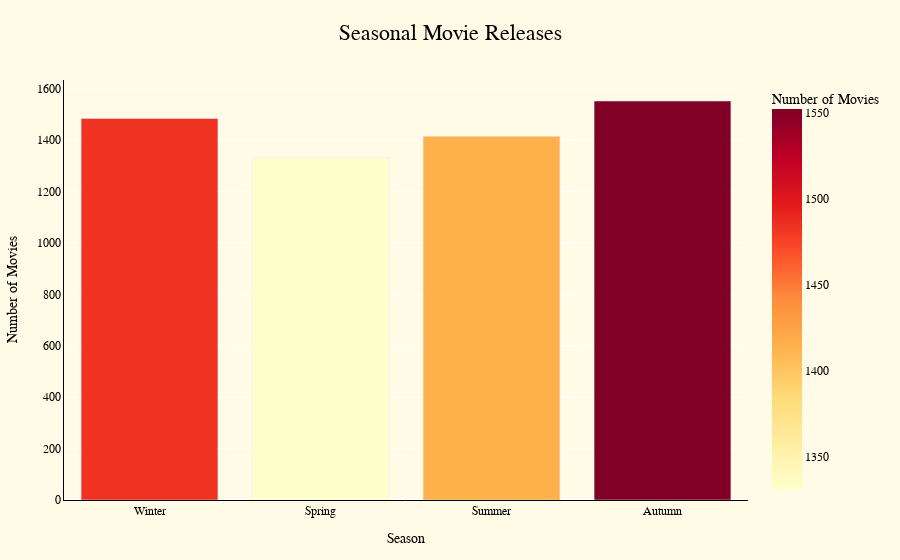

Notebook source saved alongside this figure:
### Markdown cell above
### *Seasonal Movie Release Trends

### Code cell
# Map months to seasons
def assign_season(month):
    if month in [12, 1, 2]:
        return 'Winter'
    elif month in [3, 4, 5]:
        return 'Spring'
    elif month in [6, 7, 8]:
        return 'Summer'
    else:
        return 'Autumn'

# Assign season
budget_df['season'] = budget_df['release_month'].apply(assign_season)

# Group and count
seasonal_releases = (
    budget_df['season']
    .value_counts()
    .reindex(['Winter', 'Spring', 'Summer', 'Autumn'])
    .reset_index()
)
seasonal_releases.columns = ['season', 'movie_count']

# Print distribution
print("Movie Releases by Season:\n")
print(seasonal_releases.to_string(index=False))

# Plot
fig = px.bar(
    data_frame = seasonal_releases,
    x = 'season',
    y = 'movie_count',
    color = 'movie_count',
    color_continuous_scale = 'YlOrRd',
    title = 'Seasonal Movie Releases',
    labels = {'season': 'Season', 'movie_count': 'Number of Movies'}
)

fig.update_layout(
    title = dict(
        text = 'Seasonal Movie Releases',
        x = 0.5,
        xanchor = 'center',
        font = dict(size = 22, family = 'Comic Sans MS', color = 'black')
    ),

    xaxis = dict(
        title = dict(text = 'Season', font = dict(size = 14)),
        showline = True,
        linecolor = 'black'
    ),

    yaxis = dict(
        title = dict(text = 'Number of Movies', font = dict(size = 14)),
        showline = True,
        linecolor = 'black'
    ),

    font = dict(family = 'Comic Sans MS', color = 'black'),
    plot_bgcolor = '#fffbe6',
    paper_bgcolor = '#fffbe6',
    margin = dict(l = 60, r = 40, t = 80, b = 60),
    hovermode = 'x unified'
)

fig.show()

### Figure 1 — Plotly figure (JSON) as saved in the notebook; plotly's stock layout.template omitted (floating-point values rounded to 4 significant figures)
{"data": [{"alignmentgroup": "True", "hovertemplate": "Season=%{x}<br>Number of Movies=%{marker.color}<extra></extra>", "legendgroup": "", "marker": {"color": [1484, 1331, 1415, 1552], "coloraxis": "coloraxis", "pattern": {"shape": ""}}, "name": "", "offsetgroup": "", "orientation": "v", "showlegend": false, "textposition": "auto", "type": "bar", "x": ["Winter", "Spring", "Summer", "Autumn"], "xaxis": "x", "y": [1484, 1331, 1415, 1552], "yaxis": "y"}], "layout": {"barmode": "relative", "coloraxis": {"colorbar": {"title": {"text": "Number of Movies"}}, "colorscale": [[0, "rgb(255,255,204)"], [0.125, "rgb(255,237,160)"], [0.25, "rgb(254,217,118)"], [0.375, "rgb(254,178,76)"], [0.5, "rgb(253,141,60)"], [0.625, "rgb(252,78,42)"], [0.75, "rgb(227,26,28)"], [0.875, "rgb(189,0,38)"], [1, "rgb(128,0,38)"]]}, "font": {"color": "black", "family": "Comic Sans MS"}, "hovermode": "x unified", "legend": {"tracegroupgap": 0}, "margin": {"b": 60, "l": 60, "r": 40, "t": 80}, "paper_bgcolor": "#fffbe6", "plot_bgcolor": "#fffbe6", "title": {"font": {"color": "black", "family": "Comic Sans MS", "size": 22}, "text": "Seasonal Movie Releases", "x": 0.5, "xanchor": "center"}, "xaxis": {"anchor": "y", "domain": [0, 1], "linecolor": "black", "showline": true, "title": {"font": {"size": 14}, "text": "Season"}}, "yaxis": {"anchor": "x", "domain": [0, 1], "linecolor": "black", "showline": true, "title": {"font": {"size": 14}, "text": "Number of Movies"}}}}
